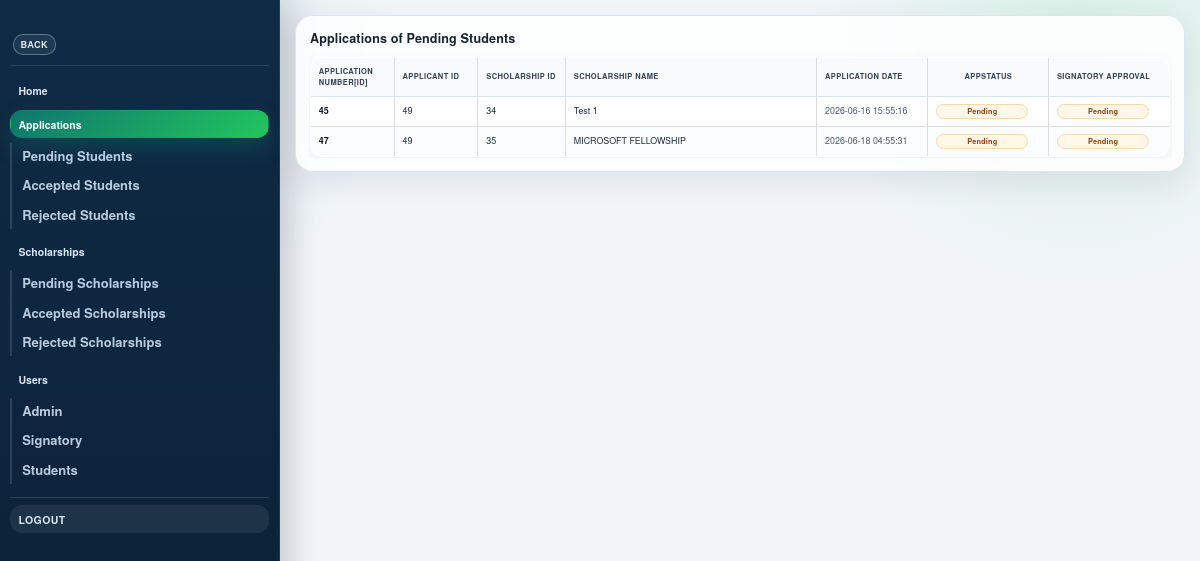
/admin/tempPendingApp.php, run on the app's committed database.
### tables this page shows
CREATE TABLE `application` (
  `applicationID` int(11) NOT NULL AUTO_INCREMENT,
  `studentID` int(11) NOT NULL,
  `sigID` int(11) DEFAULT NULL,
  `scholarshipID` int(11) NOT NULL,
  `appDate` datetime NOT NULL DEFAULT '0000-00-00 00:00:00' ON UPDATE current_timestamp(),
  `appstatus` varchar(20) NOT NULL DEFAULT 'Pending',
  `verifiedBySignatory` varchar(20) NOT NULL DEFAULT 'Pending',
  `previous_appstatus` varchar(20) NOT NULL,
  `previous_verifiedBySignatory` varchar(20) NOT NULL,
  PRIMARY KEY (`applicationID`)
);

CREATE TABLE `scholarship` (
  `scholarshipID` int(11) NOT NULL AUTO_INCREMENT,
  `sigID` int(11) NOT NULL,
  `schname` varchar(255) NOT NULL,
  `schlocation` varchar(255) NOT NULL,
  `schlocationfrom` varchar(255) NOT NULL,
  `degree` varchar(255) NOT NULL,
  `gender` varchar(20) NOT NULL,
  `target_financial_need` enum('Any','Low','Medium','High','Critical') DEFAULT 'Any',
  `religion` varchar(55) NOT NULL,
  `sch` varchar(30) NOT NULL,
  `appDeadline` date NOT NULL,
  `granteesNum` int(11) NOT NULL,
  `funding` varchar(20) NOT NULL,
  `description` varchar(4095) NOT NULL,
  `eligibility` varchar(4095) NOT NULL,
  `benefits` varchar(4095) NOT NULL,
  `apply` varchar(4095) NOT NULL,
  `links` varchar(1024) NOT NULL,
  `contact` varchar(1024) NOT NULL,
  `adminapproval` varchar(20) NOT NULL,
  `previous_adminapproval` varchar(20) NOT NULL,
  `schstatus` varchar(20) NOT NULL DEFAULT 'active',
  PRIMARY KEY (`scholarshipID`)
);

### admin/tempPendingApp.php (the view, shortened to what this page needs)
<!DOCTYPE HTML>
<html>
  <head>
      <link href="../css/bootstrap.min.css" rel="stylesheet">
      <link href="../css/admin.css" rel="stylesheet">
      <link href="../css/pages/admin.css" rel="stylesheet">
  </head>
  <body class="app-shell">
    <div class="app-page">
        <header class="app-header">
          <h1 class="app-logo"><a href = "javascript:history.back()" class="app-btn">Back</a></h1>
          <nav class="app-nav">
            <ul>
              <li class = ""><a href = "tempAdmin.php">Home</a></li>
              <li class = "submenu current">
                <a href = "#">Applications</a>
                <ul>
                  <li><a href = "tempPendingApp.php">Pending Students</a></li>
                  <li><a href = "tempAcceptedApp.php">Accepted Students</a></li>
                  <li><a href = "tempRejectedApp.php">Rejected Students</a></li>
                </ul>
              </li>
              <li class = "submenu">
                <a href = "tempScholarship.php">Scholarships</a>
                <ul>
                  <li><a href = "tempScholarship.php?scholarship=Pending">Pending Scholarships</a></li>
                  <li><a href = "tempScholarship.php?scholarship=Approved">Accepted Scholarships</a></li>
                  <li><a href = "tempScholarship.php?scholarship=Rejected">Rejected Scholarships</a></li>
                </ul>
              </li>
              <li class = "submenu">
                <a href = "">Users</a>
                <ul>
                  <li><a href = "tempAdminShow.php">Admin</a></li>
                  <li><a href = "tempSignatoryShow.php">Signatory</a></li>
                  <li><a href = "tempStudentShow.php">Students</a></li>
                </ul>
              </li>
              <li><a href = "../backend/logout.php" class="app-btn">Logout</a></li>
            </ul>
          </nav>
        </header>
				<article id="main">
						<section class="content-card container">
								<div class="content">
                  <section class="applications-list-page">
										<header>
                      <h3 class="section-title"><strong>Applications of Pending Students</strong></h3>
										</header>
                    <?php
                        $conn = getDbConnection();
                        $to_query = "SELECT A.applicationID,A.studentID,A.scholarshipID,S.schname,A.appDate,
                        A.appstatus,A.verifiedBySignatory from application AS A join scholarship AS S ON A.scholarshipID=S.scholarshipID WHERE A.verifiedBySignatory='Pending'";
                        $sql_result = mysqli_query($conn,$to_query);
                        if(mysqli_num_rows($sql_result) > 0){
                          ?>
                          <table class="table table-bordered app-list-table">
                            <thead>
                              <tr>
                                <th class = "col-md-1"><strong>Application Number[ID]</strong></th>
                                <th class = "col-md-1"><strong>Applicant ID</strong></th>
                                <th class = "col-md-1"><strong>Scholarship ID</strong></th>
                                <th class = "col-md-1" style="width: 25%"><strong>Scholarship Name</strong></th>
                                <th class = "col-md-1" ><strong>Application Date</strong></th>
                                <th class = "col-md-1 text-center"><strong>AppStatus</strong></th>
                                <th class = "col-md-1"><strong>Signatory Approval</strong></th>
                              </tr>
                            </thead>
                            <tbody>
                            <?php
                            while($rows=mysqli_fetch_row($sql_result))
                            {
                              foreach ($rows as $key => $value)
                                  {
                                    if ($key == 0)
                                    {
                                      $appID = $value;
                                      ?><tr><td><?php echo $appID;?></td><?php
                                    }
                                        if($key == 1)
                                        {
                                          ?><td><?php echo $value;?></td><?php
                                        }
                                        if($key == 2)
                                        {
                                           ?><td><?php echo $value;?></td><?php
                                        }
                                        if($key == 3)
                                        {
                                        	?><td><?php echo $value;?></td><?php
                                        }
                                        if($key == 4)
                                        {
							?><td class="col-date"><?php echo $value;?></td><?php
                                        }
                                    if ($key == 5)
                                    {
                                      $statusClass = strtolower(preg_replace('/[^a-z0-9]+/i', '-', trim((string)$value)));
                                      ?><td><span class="status-chip status-chip-app status-app-<?php echo $statusClass; ?>"><?php echo $value;?></span></td><?php
                                    }
                                    if($key == 6){
                                      $statusClass = strtolower(preg_replace('/[^a-z0-9]+/i', '-', trim((string)$value)));
                                      ?>
                                        <td><span class="status-chip status-chip-approval status-approval-<?php echo $statusClass; ?>"><?php echo $value;?></span></td></tr>
                                <?php
                                    }
                                  }
                            }
                          } else{
                              echo '<div class="empty-list-state">No Pending Applications</div>';
                          }
                        ?>
                        </tbody>
                    </table>
									</section>
								</div>
						</section>
				</article>
		</div>
	</body>
</html>

### css/admin.css (style rules this page uses)
:root { --admin-bg-0: #f4f7fb; --admin-bg-1: #e7eef8; --admin-ink: #182432; --admin-ink-soft: #4f6279; --admin-accent: #0f766e; --admin-accent-2: #22c55e; --admin-surface: #ffffff; --admin-border: #d3deeb; }
article#main h2, article#main h3, #cta h2 { color: var(--admin-ink); }
body.app-shell { margin: 0; min-height: 100vh; background: radial-gradient(circle at 8% 4%, rgba(15, 118, 110, 0.12), transparent 22%), radial-gradient(circle at 90% 2%, rgba(34, 197, 94, 0.12), transparent 20%), #f1f5f9; color: #0f172a; }
.app-page { display: grid; grid-template-columns: 280px minmax(0, 1fr); min-height: 100vh; }
.app-header { position: sticky; top: 0; height: 100vh; overflow-y: auto; padding: 1.25rem 1rem 1.5rem; background: linear-gradient(180deg, #102b46 0%, #0b1f34 100%); border-right: 1px solid rgba(148, 163, 184, 0.16); box-shadow: 10px 0 30px rgba(2, 6, 23, 0.18); }
.app-logo { margin: 0; padding: 0 0.25rem 1rem; border-bottom: 1px solid rgba(148, 163, 184, 0.2); }
.app-btn { display: inline-flex; align-items: center; justify-content: center; border: 1px solid rgba(226, 232, 240, 0.34); background: rgba(255, 255, 255, 0.07); color: #e2e8f0; text-decoration: none; font-size: 0.92rem; font-weight: 700; letter-spacing: 0.04em; text-transform: uppercase; padding: 0.45rem 0.7rem; border-radius: 10px; transition: background 0.2s ease, border-color 0.2s ease, color 0.2s ease; }
.app-nav { margin-top: 1rem; }
.app-nav ul { list-style: none; margin: 0; padding: 0; }
.app-nav > ul { display: flex; flex-direction: column; gap: 0.45rem; }
.app-nav > ul > li > a { display: block; border-radius: 12px; padding: 0.65rem 0.75rem; color: #dbe7f4; text-decoration: none; font-size: 1.05rem; font-weight: 700; line-height: 1.25; border: 1px solid transparent; transition: background 0.2s ease, border-color 0.2s ease, color 0.2s ease; }
.app-nav > ul > li.current > a, .app-nav > ul > li > a.app-active { color: #ffffff; background: linear-gradient(135deg, #0f766e 0%, #22c55e 100%); border-color: transparent; box-shadow: 0 10px 20px rgba(15, 118, 110, 0.35); }
.app-nav > ul > li.submenu { padding: 0.15rem 0; }
.app-nav > ul > li.submenu > ul { margin: 0.45rem 0 0.15rem; padding-left: 0.4rem; border-left: 2px solid rgba(148, 163, 184, 0.24); display: flex; flex-direction: column; gap: 0.25rem; }
.app-nav > ul > li.submenu > ul li a { display: block; color: #b9ccdf; text-decoration: none; font-size: 1.3rem; font-weight: 600; padding: 0.42rem 0.62rem; border-radius: 8px; transition: color 0.2s ease, background 0.2s ease; }
.app-nav > ul > li:last-child { margin-top: 0.55rem; padding-top: 0.75rem; border-top: 1px solid rgba(148, 163, 184, 0.22); }
article#main { grid-column: 2; width: 100%; padding: 1.5rem 1.5rem 0; }
.content-card.container, section.content-card.container { width: 100%; max-width: none; margin: 0; background: rgba(255, 255, 255, 0.84); backdrop-filter: blur(3px); border: 1px solid #dbe4ef; border-radius: 18px; box-shadow: 0 12px 30px rgba(15, 23, 42, 0.08); padding: 1.25rem; }
.content-card .content { overflow-x: auto; }
.content-card h1, .content-card h2, .content-card h3, .content-card h4 { color: #0f172a; }
.content-card table { background: #ffffff; border-radius: 12px; overflow: hidden; }
.content-card .table > thead > tr > th { background: #f8fafc; color: #334155; border-bottom: 1px solid #dbe4ef; }
.content-card .table > tbody > tr > td, .content-card .table > tbody > tr > th { border-top: 1px solid #edf2f7; }

### data on the page
application: applicationID "45", studentID "49", scholarshipID "34", scholarshipID.schname "Test 1", appDate "2026-06-16 15:55:16", appstatus "Pending", verifiedBySignatory "Pending"
application: applicationID "47", studentID "49", scholarshipID "35", scholarshipID.schname "MICROSOFT FELLOWSHIP", appDate "2026-06-18 04:55:31", appstatus "Pending", verifiedBySignatory "Pending"
